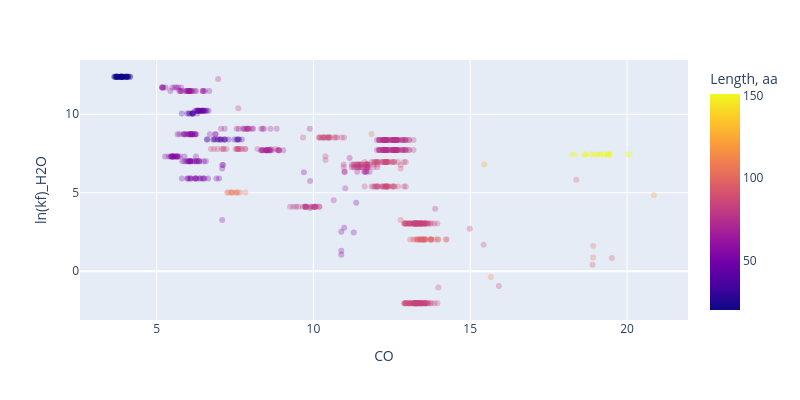
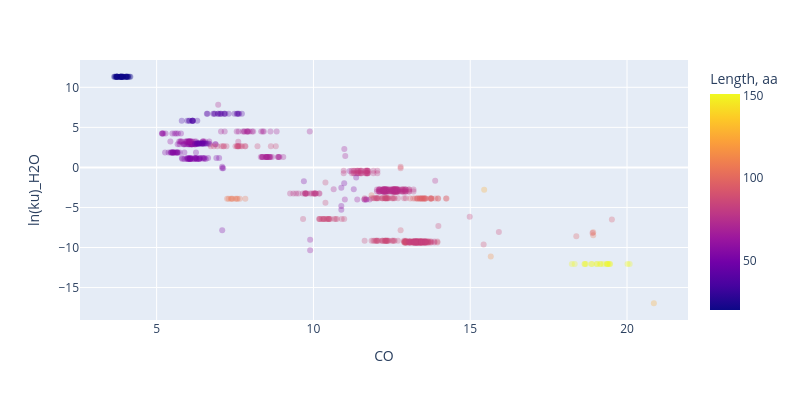
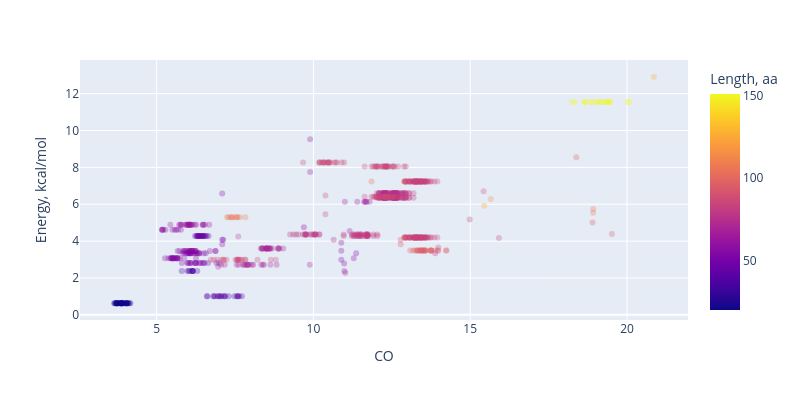

These figures' notebook cell, in order:
### Markdown cell above
#### CO

### Code cell
# result.plot.scatter(x = "Relative CO", y = "log(Energy, kcal/mol)")

# result.plot.scatter(x = "log(P)", y = "ln(ku)_H2O")
# fig = plt.figure(figsize=(4, 4))
# fig = px.scatter(result, x="Length, aa", y="ln(kf)_H2O", hover_name = "PDB", width=800, height=400)
# fig.show()

fig = px.scatter(KPro_df_VA, x="CO", y="ln(kf)_H2O", hover_name = "PDB", color="Length, aa", width=800, height=400, opacity = 0.3)
fig.show()
fig = px.scatter(KPro_df_VA, x="CO", y="ln(ku)_H2O", hover_name = "PDB", color="Length, aa", width=800, height=400, opacity = 0.3)
fig.show()
fig = px.scatter(KPro_df_VA, x="CO", y="Energy, kcal/mol", hover_name = "PDB", color="Length, aa", width=800, height=400, opacity = 0.3)
fig.show()

### Figure 1 — Plotly figure (JSON) as saved in the notebook; plotly's stock layout.template omitted (floating-point values rounded to 4 significant figures; data arrays with more than 128 entries replaced by an {"elided": "..."} marker saying what was removed)
{"data": [{"hovertemplate": "<b>%{hovertext}</b><br><br>CO=%{x}<br>ln(kf)_H2O=%{y}<br>Length, aa=%{marker.color}<extra></extra>", "hovertext": {"elided": "753 str values"}, "legendgroup": "", "marker": {"color": {"elided": "753 int values"}, "coloraxis": "coloraxis", "opacity": 0.3, "symbol": "circle"}, "mode": "markers", "name": "", "orientation": "v", "showlegend": false, "type": "scatter", "x": {"elided": "753 float values"}, "xaxis": "x", "y": {"elided": "753 float values"}, "yaxis": "y"}], "layout": {"coloraxis": {"colorbar": {"title": {"text": "Length, aa"}}, "colorscale": [[0, "#0d0887"], [0.1111, "#46039f"], [0.2222, "#7201a8"], [0.3333, "#9c179e"], [0.4444, "#bd3786"], [0.5556, "#d8576b"], [0.6667, "#ed7953"], [0.7778, "#fb9f3a"], [0.8889, "#fdca26"], [1, "#f0f921"]]}, "height": 400, "legend": {"tracegroupgap": 0}, "margin": {"t": 60}, "width": 800, "xaxis": {"anchor": "y", "domain": [0, 1], "title": {"text": "CO"}}, "yaxis": {"anchor": "x", "domain": [0, 1], "title": {"text": "ln(kf)_H2O"}}}}

### Figure 2 — Plotly figure (JSON) as saved in the notebook; plotly's stock layout.template omitted (floating-point values rounded to 4 significant figures; data arrays with more than 128 entries replaced by an {"elided": "..."} marker saying what was removed)
{"data": [{"hovertemplate": "<b>%{hovertext}</b><br><br>CO=%{x}<br>ln(ku)_H2O=%{y}<br>Length, aa=%{marker.color}<extra></extra>", "hovertext": {"elided": "753 str values"}, "legendgroup": "", "marker": {"color": {"elided": "753 int values"}, "coloraxis": "coloraxis", "opacity": 0.3, "symbol": "circle"}, "mode": "markers", "name": "", "orientation": "v", "showlegend": false, "type": "scatter", "x": {"elided": "753 float values"}, "xaxis": "x", "y": {"elided": "753 float values"}, "yaxis": "y"}], "layout": {"coloraxis": {"colorbar": {"title": {"text": "Length, aa"}}, "colorscale": [[0, "#0d0887"], [0.1111, "#46039f"], [0.2222, "#7201a8"], [0.3333, "#9c179e"], [0.4444, "#bd3786"], [0.5556, "#d8576b"], [0.6667, "#ed7953"], [0.7778, "#fb9f3a"], [0.8889, "#fdca26"], [1, "#f0f921"]]}, "height": 400, "legend": {"tracegroupgap": 0}, "margin": {"t": 60}, "width": 800, "xaxis": {"anchor": "y", "domain": [0, 1], "title": {"text": "CO"}}, "yaxis": {"anchor": "x", "domain": [0, 1], "title": {"text": "ln(ku)_H2O"}}}}

### Figure 3 — Plotly figure (JSON) as saved in the notebook; plotly's stock layout.template omitted (floating-point values rounded to 4 significant figures; data arrays with more than 128 entries replaced by an {"elided": "..."} marker saying what was removed)
{"data": [{"hovertemplate": "<b>%{hovertext}</b><br><br>CO=%{x}<br>Energy, kcal/mol=%{y}<br>Length, aa=%{marker.color}<extra></extra>", "hovertext": {"elided": "753 str values"}, "legendgroup": "", "marker": {"color": {"elided": "753 int values"}, "coloraxis": "coloraxis", "opacity": 0.3, "symbol": "circle"}, "mode": "markers", "name": "", "orientation": "v", "showlegend": false, "type": "scatter", "x": {"elided": "753 float values"}, "xaxis": "x", "y": {"elided": "753 float values"}, "yaxis": "y"}], "layout": {"coloraxis": {"colorbar": {"title": {"text": "Length, aa"}}, "colorscale": [[0, "#0d0887"], [0.1111, "#46039f"], [0.2222, "#7201a8"], [0.3333, "#9c179e"], [0.4444, "#bd3786"], [0.5556, "#d8576b"], [0.6667, "#ed7953"], [0.7778, "#fb9f3a"], [0.8889, "#fdca26"], [1, "#f0f921"]]}, "height": 400, "legend": {"tracegroupgap": 0}, "margin": {"t": 60}, "width": 800, "xaxis": {"anchor": "y", "domain": [0, 1], "title": {"text": "CO"}}, "yaxis": {"anchor": "x", "domain": [0, 1], "title": {"text": "Energy, kcal/mol"}}}}
